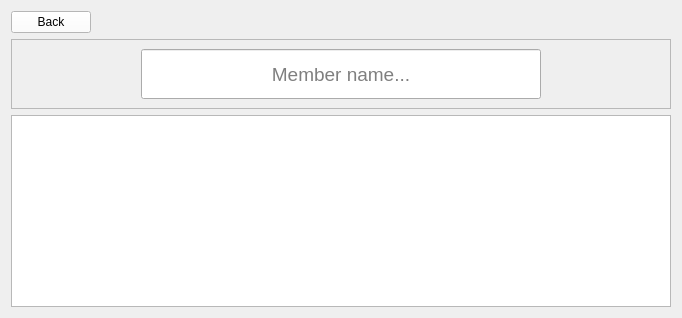
                  <widget class="QWidget" name="members_page">
                    <layout class="QVBoxLayout" name="verticalLayout_4">
                      <item alignment="Qt::AlignLeft">
                        <widget class="QPushButton" name="back_button">
                          <property name="palette">
                            <palette>
                              <active>
                                <colorrole role="WindowText">
                                  <brush brushstyle="SolidPattern">
                                    <color alpha="255">
                                      <red>0</red>
                                      <green>0</green>
                                      <blue>0</blue>
                                    </color>
                                  </brush>
                                </colorrole>
                                <colorrole role="Button">
                                  <brush brushstyle="SolidPattern">
                                    <color alpha="255">
                                      <red>255</red>
                                      <green>255</green>
                                      <blue>255</blue>
                                    </color>
                                  </brush>
                                </colorrole>
                                <colorrole role="Light">
                                  <brush brushstyle="SolidPattern">
                                    <color alpha="255">
                                      <red>255</red>
                                      <green>255</green>
                                      <blue>255</blue>
                                    </color>
                                  </brush>
                                </colorrole>
                                <colorrole role="Midlight">
                                  <brush brushstyle="SolidPattern">
                                    <color alpha="255">
                                      <red>255</red>
                                      <green>255</green>
                                      <blue>255</blue>
                                    </color>
                                  </brush>
                                </colorrole>
                                <colorrole role="Dark">
                                  <brush brushstyle="SolidPattern">
                                    <color alpha="255">
                                      <red>127</red>
                                      <green>127</green>
                                      <blue>127</blue>
                                    </color>
                                  </brush>
                                </colorrole>
                                <colorrole role="Mid">
                                  <brush brushstyle="SolidPattern">
                                    <color alpha="255">
                                      <red>170</red>
                                      <green>170</green>
                                      <blue>170</blue>
                                    </color>
                                  </brush>
                                </colorrole>
                                <colorrole role="Text">
                                  <brush brushstyle="SolidPattern">
                                    <color alpha="255">
                                      <red>0</red>
                                      <green>0</green>
                                      <blue>0</blue>
                                    </color>
                                  </brush>
                                </colorrole>
                                <colorrole role="BrightText">
                                  <brush brushstyle="SolidPattern">
                                    <color alpha="255">
                                      <red>255</red>
                                      <green>255</green>
                                      <blue>255</blue>
                                    </color>
                                  </brush>
                                </colorrole>
                                <colorrole role="ButtonText">
                                  <brush brushstyle="SolidPattern">
                                    <color alpha="255">
                                      <red>0</red>
                                      <green>0</green>
                                      <blue>0</blue>
                                    </color>
                                  </brush>
                                </colorrole>
                                <colorrole role="Base">
                                  <brush brushstyle="SolidPattern">
                                    <color alpha="255">
                                      <red>255</red>
                                      <green>255</green>
                                      <blue>255</blue>
                                    </color>
                                  </brush>
                                </colorrole>
                                <colorrole role="Window">
                                  <brush brushstyle="SolidPattern">
                                    <color alpha="255">
                                      <red>255</red>
                                      <green>255</green>
                                      <blue>255</blue>
                                    </color>
                                  </brush>
                                </colorrole>
                                <colorrole role="Shadow">
                                  <brush brushstyle="SolidPattern">
                                    <color alpha="255">
                                      <red>0</red>
                                      <green>0</green>
                                      <blue>0</blue>
                                    </color>
                                  </brush>
                                </colorrole>
                                <colorrole role="AlternateBase">
                                  <brush brushstyle="SolidPattern">
                                    <color alpha="255">
                                      <red>255</red>
                                      <green>255</green>
                                      <blue>255</blue>
                                    </color>
                                  </brush>
                                </colorrole>
                                <colorrole role="ToolTipBase">
                                  <brush brushstyle="SolidPattern">
                                    <color alpha="255">
                                      <red>255</red>
                                      <green>255</green>
                                      <blue>220</blue>
                                    </color>
                                  </brush>
                                </colorrole>
                                <colorrole role="ToolTipText">
                                  <brush brushstyle="SolidPattern">
                                    <color alpha="255">
                                      <red>0</red>
                                      <green>0</green>
                                      <blue>0</blue>
                                    </color>
                                  </brush>
                                </colorrole>
                                <colorrole role="PlaceholderText">
                                  <brush brushstyle="SolidPattern">
                                    <color alpha="128">
                                      <red>0</red>
                                      <green>0</green>
                                      <blue>0</blue>
                                    </color>
                                  </brush>
                                </colorrole>
                              </active>
                              <inactive>
                                <colorrole role="WindowText">
                                  <brush brushstyle="SolidPattern">
                                    <color alpha="255">
                                      <red>0</red>
                                      <green>0</green>
                                      <blue>0</blue>
                                    </color>
                                  </brush>
                                </colorrole>
                                <colorrole role="Button">
                                  <brush brushstyle="SolidPattern">
                                    <color alpha="255">
                                      <red>255</red>
                                      <green>255</green>
                                      <blue>255</blue>
                                    </color>
                                  </brush>
                                </colorrole>
                                <colorrole role="Light">
                                  <brush brushstyle="SolidPattern">
                                    <color alpha="255">
                                      <red>255</red>
                                      <green>255</green>
                                      <blue>255</blue>
                                    </color>
                                  </brush>
                                </colorrole>
                                <colorrole role="Midlight">
                                  <brush brushstyle="SolidPattern">
                                    <color alpha="255">
                                      <red>255</red>
                                      <green>255</green>
                                      <blue>255</blue>
                                    </color>
                                  </brush>
                                </colorrole>
                                <colorrole role="Dark">
                                  <brush brushstyle="SolidPattern">
                                    <color alpha="255">
                                      <red>127</red>
                                      <green>127</green>
                                      <blue>127</blue>
                                    </color>
                                  </brush>
                                </colorrole>
                                <colorrole role="Mid">
                                  <brush brushstyle="SolidPattern">
                                    <color alpha="255">
                                      <red>170</red>
                                      <green>170</green>
                                      <blue>170</blue>
                                    </color>
                                  </brush>
                                </colorrole>
                                <colorrole role="Text">
                                  <brush brushstyle="SolidPattern">
                                    <color alpha="255">
                                      <red>0</red>
                                      <green>0</green>
                                      <blue>0</blue>
                                    </color>
                                  </brush>
                                </colorrole>
                                <colorrole role="BrightText">
                                  <brush brushstyle="SolidPattern">
                                    <color alpha="255">
                                      <red>255</red>
                                      <green>255</green>
                                      <blue>255</blue>
                                    </color>
                                  </brush>
                                </colorrole>
                                <colorrole role="ButtonText">
                                  <brush brushstyle="SolidPattern">
                                    <color alpha="255">
                                      <red>0</red>
                                      <green>0</green>
                                      <blue>0</blue>
                                    </color>
                                  </brush>
                                </colorrole>
                                <colorrole role="Base">
                                  <brush brushstyle="SolidPattern">
                                    <color alpha="255">
                                      <red>255</red>
                                      <green>255</green>
                                      <blue>255</blue>
                                    </color>
                                  </brush>
                                </colorrole>
                                <colorrole role="Window">
                                  <brush brushstyle="SolidPattern">
                                    <color alpha="255">
                                      <red>255</red>
                                      <green>255</green>
                                      <blue>255</blue>
                                    </color>
                                  </brush>
                                </colorrole>
                                <colorrole role="Shadow">
                                  <brush brushstyle="SolidPattern">
                                    <color alpha="255">
                                      <red>0</red>
                                      <green>0</green>
                                      <blue>0</blue>
                                    </color>
                                  </brush>
                                </colorrole>
                                <colorrole role="AlternateBase">
                                  <brush brushstyle="SolidPattern">
                                    <color alpha="255">
                                      <red>255</red>
                                      <green>255</green>
                                      <blue>255</blue>
                                    </color>
                                  </brush>
                                </colorrole>
                                <colorrole role="ToolTipBase">
                                  <brush brushstyle="SolidPattern">
                                    <color alpha="255">
                                      <red>255</red>
                                      <green>255</green>
                                      <blue>220</blue>
                                    </color>
                                  </brush>
                                </colorrole>
                                <colorrole role="ToolTipText">
                                  <brush brushstyle="SolidPattern">
                                    <color alpha="255">
                                      <red>0</red>
                                      <green>0</green>
                                      <blue>0</blue>
                                    </color>
                                  </brush>
                                </colorrole>
                                <colorrole role="PlaceholderText">
                                  <brush brushstyle="SolidPattern">
                                    <color alpha="128">
                                      <red>0</red>
                                      <green>0</green>
                                      <blue>0</blue>
                                    </color>
                                  </brush>
                                </colorrole>
                              </inactive>
                              <disabled>
                                <colorrole role="WindowText">
                                  <brush brushstyle="SolidPattern">
                                    <color alpha="255">
                                      <red>127</red>
                                      <green>127</green>
                                      <blue>127</blue>
                                    </color>
                                  </brush>
                                </colorrole>
                                <colorrole role="Button">
                                  <brush brushstyle="SolidPattern">
                                    <color alpha="255">
                                      <red>255</red>
                                      <green>255</green>
                                      <blue>255</blue>
                                    </color>
                                  </brush>
                                </colorrole>
                                <colorrole role="Light">
                                  <brush brushstyle="SolidPattern">
                                    <color alpha="255">
                                      <red>255</red>
                                      <green>255</green>
                                      <blue>255</blue>
                                    </color>
                                  </brush>
                                </colorrole>
                                <colorrole role="Midlight">
                                  <brush brushstyle="SolidPattern">
                                    <color alpha="255">
                                      <red>255</red>
                                      <green>255</green>
                                      <blue>255</blue>
                                    </color>
                                  </brush>
                                </colorrole>
                                <colorrole role="Dark">
                                  <brush brushstyle="SolidPattern">
                                    <color alpha="255">
                                      <red>127</red>
                                      <green>127</green>
                                      <blue>127</blue>
                                    </color>
                                  </brush>
                                </colorrole>
                                <colorrole role="Mid">
                                  <brush brushstyle="SolidPattern">
                                    <color alpha="255">
                                      <red>170</red>
                                      <green>170</green>
                                      <blue>170</blue>
                                    </color>
                                  </brush>
                                </colorrole>
                                <colorrole role="Text">
                                  <brush brushstyle="SolidPattern">
                                    <color alpha="255">
                                      <red>127</red>
                                      <green>127</green>
                                      <blue>127</blue>
                                    </color>
                                  </brush>
                                </colorrole>
                                <colorrole role="BrightText">
                                  <brush brushstyle="SolidPattern">
                                    <color alpha="255">
                                      <red>255</red>
                                      <green>255</green>
                                      <blue>255</blue>
                                    </color>
                                  </brush>
                                </colorrole>
                                <colorrole role="ButtonText">
                                  <brush brushstyle="SolidPattern">
                                    <color alpha="255">
                                      <red>127</red>
                                      <green>127</green>
                                      <blue>127</blue>
                                    </color>
                                  </brush>
                                </colorrole>
                                <colorrole role="Base">
                                  <brush brushstyle="SolidPattern">
                                    <color alpha="255">
                                      <red>255</red>
                                      <green>255</green>
                                      <blue>255</blue>
                                    </color>
                                  </brush>
                                </colorrole>
                                <colorrole role="Window">
                                  <brush brushstyle="SolidPattern">
                                    <color alpha="255">
                                      <red>255</red>
                                      <green>255</green>
                                      <blue>255</blue>
                                    </color>
                                  </brush>
                                </colorrole>
                                <colorrole role="Shadow">
                                  <brush brushstyle="SolidPattern">
                                    <color alpha="255">
                                      <red>0</red>
                                      <green>0</green>
                                      <blue>0</blue>
                                    </color>
                                  </brush>
                                </colorrole>
                                <colorrole role="AlternateBase">
                                  <brush brushstyle="SolidPattern">
                                    <color alpha="255">
                                      <red>255</red>
                                      <green>255</green>
                                      <blue>255</blue>
                                    </color>
                                  </brush>
                                </colorrole>
                                <colorrole role="ToolTipBase">
                                  <brush brushstyle="SolidPattern">
                                    <color alpha="255">
                                      <red>255</red>
                                      <green>255</green>
                                      <blue>220</blue>
                                    </color>
                                  </brush>
                                </colorrole>
                                <colorrole role="ToolTipText">
                                  <brush brushstyle="SolidPattern">
                                    <color alpha="255">
                                      <red>0</red>
                                      <green>0</green>
                                      <blue>0</blue>
                                    </color>
                                  </brush>
                                </colorrole>
                                <colorrole role="PlaceholderText">
                                  <brush brushstyle="SolidPattern">
                                    <color alpha="128">
                                      <red>0</red>
                                      <green>0</green>
                                      <blue>0</blue>
                                    </color>
                                  </brush>
                                </colorrole>
                              </disabled>
                            </palette>
                          </property>
                          <property name="text">
                            <string>Back</string>
                          </property>
                        </widget>
                      </item>
                      <item>
                        <widget class="QFrame" name="frame_2">
                          <property name="frameShape">
                            <enum>QFrame::StyledPanel</enum>
                          </property>
                          <property name="frameShadow">
                            <enum>QFrame::Raised</enum>
                          </property>
                          <layout class="QHBoxLayout" name="horizontalLayout_5">
                            <item>
                              <spacer name="left_spacer">
                                <property name="orientation">
                                  <enum>Qt::Horizontal</enum>
                                </property>
                                <property name="sizeHint" stdset="0">
                                  <size>
                                    <width>120</width>
                                    <height>20</height>
                                  </size>
                                </property>
                              </spacer>
                            </item>
                            <item>
                              <widget class="QLineEdit" name="member_input">
                                <property name="sizePolicy">
                                  <sizepolicy hsizetype="Maximum" vsizetype="Fixed">
                                    <horstretch>0</horstretch>
                                    <verstretch>0</verstretch>
                                  </sizepolicy>
                                </property>
                                <property name="minimumSize">
                                  <size>
                                    <width>400</width>
                                    <height>50</height>
                                  </size>
                                </property>
                                <property name="font">
                                  <font>
                                    <pointsize>14</pointsize>
                                  </font>
                                </property>
                                <property name="text">
                                  <string/>
                                </property>
                                <property name="alignment">
                                  <set>Qt::AlignCenter</set>
                                </property>
                                <property name="placeholderText">
                                  <string>Member name...</string>
                                </property>
                              </widget>
                            </item>
                            <item>
                              <spacer name="right_spacer">
                                <property name="orientation">
                                  <enum>Qt::Horizontal</enum>
                                </property>
                                <property name="sizeHint" stdset="0">
                                  <size>
                                    <width>120</width>
                                    <height>20</height>
                                  </size>
                                </property>
                              </spacer>
                            </item>
                          </layout>
                        </widget>
                      </item>
                      <item>
                        <widget class="QListView" name="dropdown_view"/>
                      </item>
                    </layout>
                  </widget>
